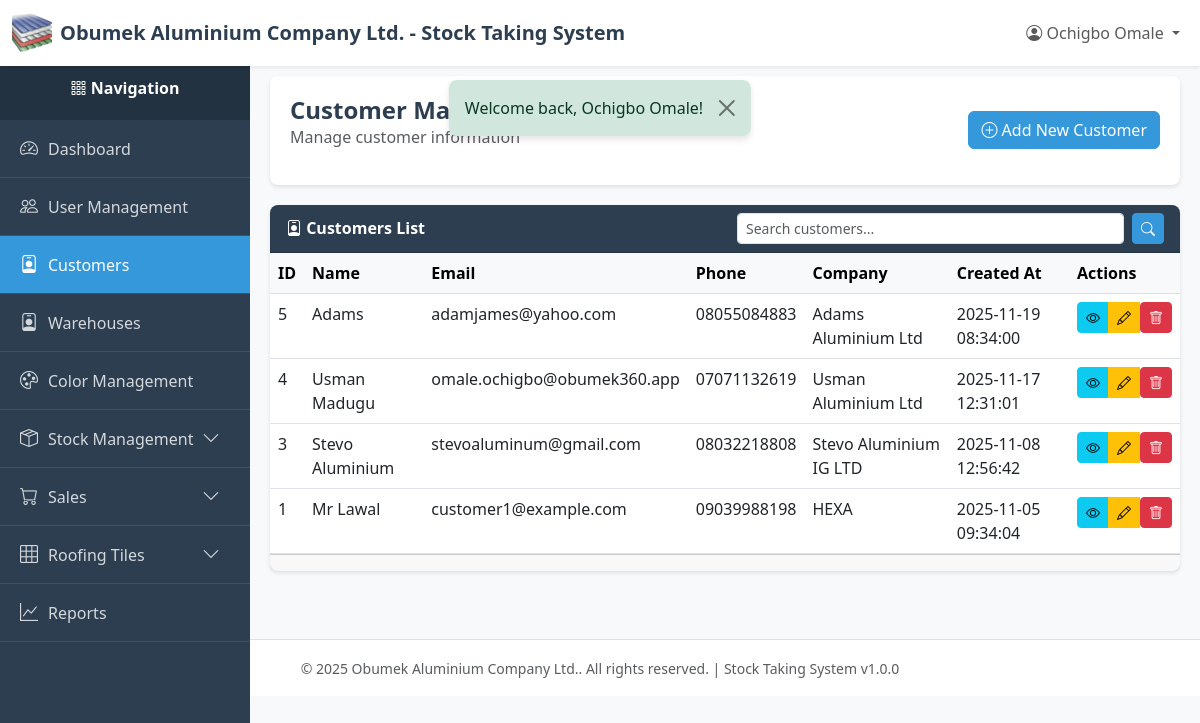
Page /index.php?page=customers (signed in) on the earlier database version.
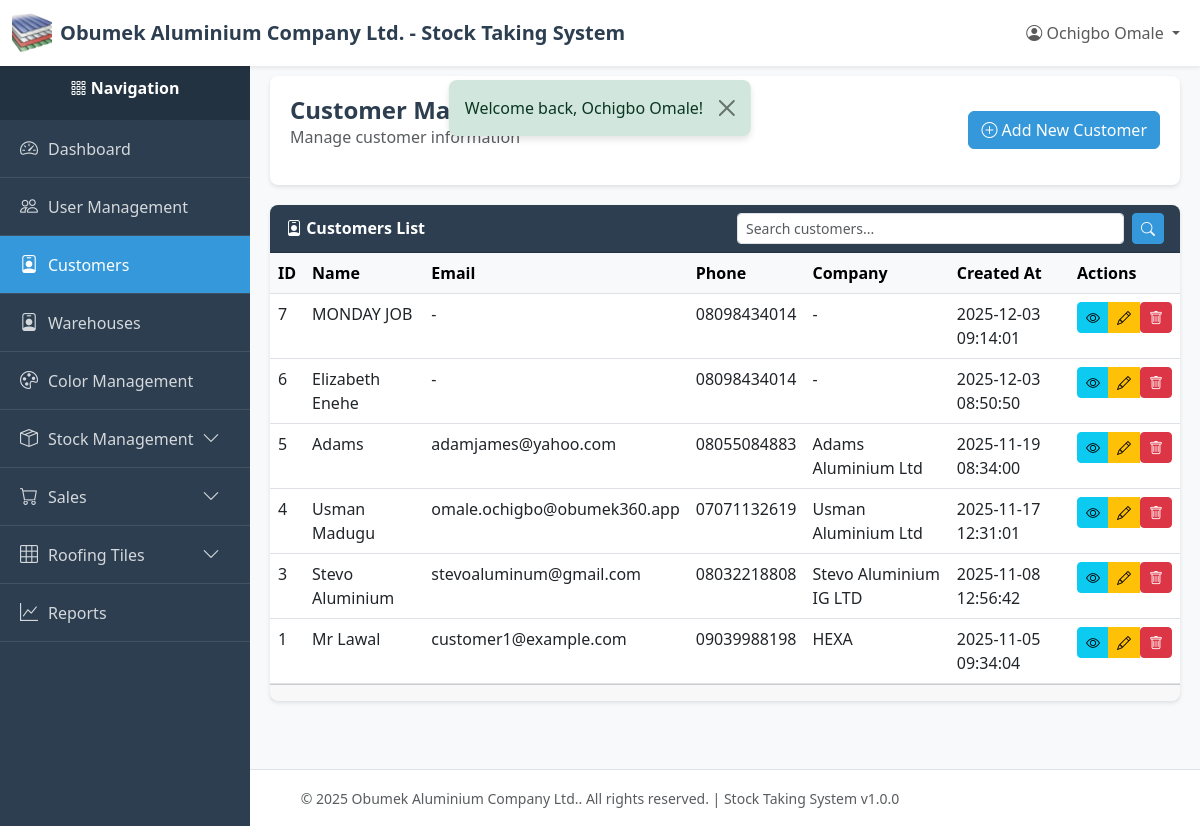
Same page on the later database version.
### tables this page shows
CREATE TABLE `users` (
  `id` int(11) NOT NULL,
  `email` varchar(255) NOT NULL,
  `password` varchar(255) NOT NULL,
  `name` varchar(255) NOT NULL,
  `role` varchar(50) NOT NULL DEFAULT 'viewer',
  `created_at` timestamp NOT NULL DEFAULT current_timestamp(),
  `updated_at` timestamp NULL DEFAULT NULL ON UPDATE current_timestamp(),
  `deleted_at` timestamp NULL DEFAULT NULL
);

CREATE TABLE `customers` (
  `id` int(11) NOT NULL,
  `name` varchar(255) NOT NULL,
  `email` varchar(255) DEFAULT NULL,
  `phone` varchar(50) NOT NULL,
  `address` text DEFAULT NULL,
  `company` varchar(255) DEFAULT NULL,
  `created_by` int(11) NOT NULL,
  `created_at` timestamp NOT NULL DEFAULT current_timestamp(),
  `updated_at` timestamp NULL DEFAULT NULL ON UPDATE current_timestamp(),
  `deleted_at` timestamp NULL DEFAULT NULL
);

### index.php (called while the page is built, shortened)
<?php
require_once __DIR__ . '/utils/auth_middleware.php';
require_once __DIR__ . '/controllers/routes.php';

### utils/auth_middleware.php (called while the page is built, shortened)
<?php
function hasPermission($module, $action = ACTION_VIEW) {
    if (isset($_SESSION['user_role']) && $_SESSION['user_role'] === ROLE_SUPER_ADMIN) {
        return true;
    }
    $permissions = $_SESSION['permissions'];
    return in_array($action, $permissions[$module]);
}
function getCurrentUser() {
    return [
        'id' => $_SESSION['user_id'],
        'email' => $_SESSION['user_email'],
        'name' => $_SESSION['user_name'] ?? '',
        'role' => $_SESSION['user_role'] ?? '',
        'permissions' => $_SESSION['permissions'] ?? []
    ];
}

### models/customer.php (called while the page is built, shortened)
<?php
require_once __DIR__ . '/../config/db.php';
class Customer {
    private $db;
    private $table = 'customers';
    public function __construct() {
        $this->db = Database::getInstance()->getConnection();
    }
    public function getAll($limit = RECORDS_PER_PAGE, $offset = 0) {
        try {
            $sql = "SELECT c.*, u.name as created_by_name
                    FROM {$this->table} c
                    LEFT JOIN users u ON c.created_by = u.id
                    WHERE c.deleted_at IS NULL
                    ORDER BY c.created_at DESC
                    LIMIT :limit OFFSET :offset";
            $stmt = $this->db->prepare($sql);
            $stmt->bindValue(':limit', $limit, PDO::PARAM_INT);
            $stmt->bindValue(':offset', $offset, PDO::PARAM_INT);
            $stmt->execute();
            return $stmt->fetchAll();
        } catch (PDOException $e) {
            error_log("Customer fetch error: " . $e->getMessage());
            return [];
        }
    }
}

### config/db.php (called while the page is built, shortened)
<?php
class Database {
    private static $instance = null;
    private $connection;
    private $host = 'localhost';
    private $db_name = 'obumuvcg_stockdb';
    private $username = 'root';
    private $password = '';
    private $charset = 'utf8mb4';
    private function __construct() {
        try {
            $dsn = "mysql:host={$this->host};dbname={$this->db_name};charset={$this->charset}";
            $options = [
                PDO::ATTR_ERRMODE            => PDO::ERRMODE_EXCEPTION,
                PDO::ATTR_DEFAULT_FETCH_MODE => PDO::FETCH_ASSOC,
                PDO::ATTR_EMULATE_PREPARES   => false,
            ];
            $this->connection = new PDO($dsn, $this->username, $this->password, $options);
        } catch (PDOException $e) {
            error_log("Database Connection Error: " . $e->getMessage());
            die("Database connection failed. Please contact the administrator.");
        }
    }
    public static function getInstance() {
        if (self::$instance === null) {
            self::$instance = new self();
        }
        return self::$instance;
    }
    public function getConnection() {
        return $this->connection;
    }
}

### utils/helpers.php (called while the page is built, shortened)
<?php
function formatDate($date, $format = 'Y-m-d H:i:s')
{
    $timestamp = strtotime($date);
    return $timestamp ? date($format, $timestamp) : $date;
}

### views/customers/index.php (the view, shortened to what the rows shown need)
<?php
require_once __DIR__ . '/../../config/db.php';
require_once __DIR__ . '/../../models/customer.php';
require_once __DIR__ . '/../../utils/helpers.php';
$currentPage = isset($_GET['page_num']) ? (int)$_GET['page_num'] : 1;
$searchQuery = $_GET['search'] ?? '';
$customerModel = new Customer();
if (!empty($searchQuery)) {
    $customers = $customerModel->search($searchQuery, RECORDS_PER_PAGE, ($currentPage - 1) * RECORDS_PER_PAGE);
    $totalCustomers = count($customers);
} else {
    $customers = $customerModel->getAll(RECORDS_PER_PAGE, ($currentPage - 1) * RECORDS_PER_PAGE);
}
require_once __DIR__ . '/../../layout/header.php';
?>
<div class="content-wrapper">
    <div class="page-header">
        <div class="d-flex justify-content-between align-items-center">
            <div>
                <h1 class="page-title">Customer Management</h1>
            </div>
        </div>
    </div>
    <div class="card">
        <div class="card-body p-0">
            <?php if (empty($customers)): ?>
            <div class="alert alert-info m-3">
                <i class="bi bi-info-circle"></i> No customers found.
            </div>
            <?php else: ?>
            <div class="table-responsive">
                <table class="table table-hover mb-0">
                    <thead class="table-light">
                        <tr>
                            <th>ID</th>
                            <th>Name</th>
                            <th>Email</th>
                            <th>Phone</th>
                            <th>Company</th>
                            <th>Created At</th>
                            <th>Actions</th>
                        </tr>
                    </thead>
                    <tbody>
                        <?php foreach ($customers as $customer): ?>
                        <tr>
                            <td><?php echo $customer['id']; ?></td>
                            <td><?php echo htmlspecialchars($customer['name']); ?></td>
                            <td><?php echo htmlspecialchars($customer['email'] ?? '-'); ?></td>
                            <td><?php echo htmlspecialchars($customer['phone']); ?></td>
                            <td><?php echo htmlspecialchars($customer['company'] ?? '-'); ?></td>
                            <td><?php echo formatDate($customer['created_at']); ?></td>
                            <td>
                                <?php
                                $id = $customer['id'];
                                $canView = hasPermission(MODULE_CUSTOMER_MANAGEMENT, ACTION_VIEW);
                                $canEdit = hasPermission(MODULE_CUSTOMER_MANAGEMENT, ACTION_EDIT);
                                $canDelete = hasPermission(MODULE_CUSTOMER_MANAGEMENT, ACTION_DELETE);
                                include __DIR__ . '/../../layout/quick_action_buttons.php';
                                ?>
                            </td>
                        </tr>
                        <?php endforeach; ?>
                    </tbody>
                </table>
            </div>
            <?php endif; ?>
        </div>
    </div>
</div>
<?php require_once __DIR__ . '/../../layout/footer.php'; ?>

### layout/header.php (shortened to what the rows shown need)
<?php
require_once __DIR__ . '/../utils/helpers.php';
$currentUser = getCurrentUser();
?>
<!DOCTYPE html>
<html lang="en">
<head>
    <link href="https://cdn.jsdelivr.net/npm/bootstrap@5.3.0/dist/css/bootstrap.min.css" rel="stylesheet">
    <link rel="stylesheet" href="https://cdn.jsdelivr.net/npm/bootstrap-icons@1.10.0/font/bootstrap-icons.css">
</head>
<body>
    <nav class="navbar navbar-expand-lg navbar-light bg-white shadow-sm fixed-top">
        <div class="container-fluid">
            <div class="collapse navbar-collapse" id="navbarNav">
                <ul class="navbar-nav ms-auto">
                    <?php if ($currentUser): ?>
                        <li class="nav-item dropdown">
                            <a class="nav-link dropdown-toggle" href="#" id="userDropdown" role="button" data-bs-toggle="dropdown">
                                <i class="bi bi-person-circle"></i> <?php echo htmlspecialchars(
                                    $currentUser['name'],
                                ); ?>
                            </a>
                        </li>
                    <?php endif; ?>
                </ul>
            </div>
        </div>
    </nav>

### layout/quick_action_buttons.php (shortened to what the rows shown need)
<?php
$id = $id ?? 0;
$module = $module ?? '';
$canView = $canView ?? true;
$canEdit = $canEdit ?? true;
$canDelete = $canDelete ?? true;
?>
<div class="btn-group btn-group-sm" role="group">
    <?php if ($canView): ?>
    <a href="/new-stock-system/index.php?page=<?php echo $module; ?>_view&id=<?php echo $id; ?>"
       class="btn btn-info btn-sm"
       title="View Details">
        <i class="bi bi-eye"></i>
    </a>
    <?php endif; ?>
    <?php if ($canEdit): ?>
    <a href="/new-stock-system/index.php?page=<?php echo $module; ?>_edit&id=<?php echo $id; ?>"
       class="btn btn-warning btn-sm"
       title="Edit">
        <i class="bi bi-pencil"></i>
    </a>
    <?php endif; ?>
    <?php if ($canDelete): ?>
    <form method="POST"
          action="/new-stock-system/controllers/<?php echo $module; ?>/delete/index.php"
          style="display: inline;"
          onsubmit="return confirmDelete();">
        <button type="submit" class="btn btn-danger btn-sm" title="Delete">
            <i class="bi bi-trash"></i>
        </button>
    </form>
    <?php endif; ?>
</div>

Differences in the rows shown:
added customers: id "7", name "MONDAY JOB", email "-", phone "08098434014", company "-", created_at "2025-12-03 09:14:01"
added customers: id "6", name "Elizabeth Enehe", email "-", phone "08098434014", company "-", created_at "2025-12-03 08:50:50"
